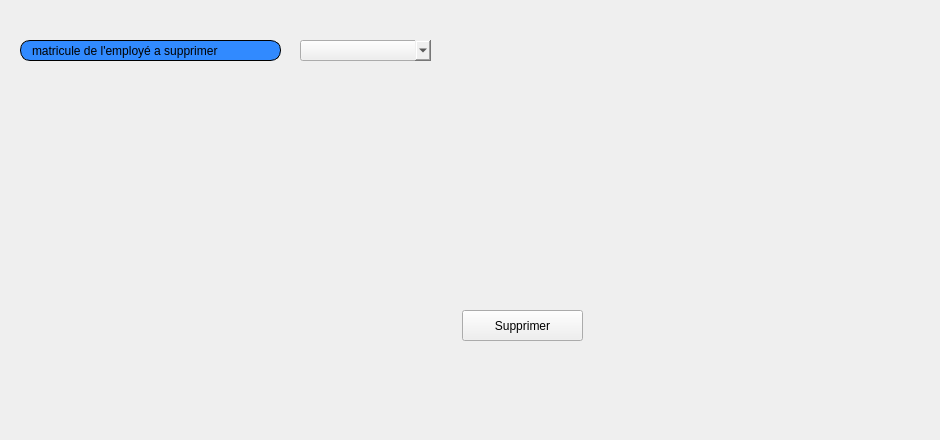
     <widget class="QWidget" name="tab_15">
      <attribute name="title">
       <string>Supprimer</string>
      </attribute>
      <widget class="QLabel" name="label_20">
       <property name="geometry">
        <rect>
         <x>20</x>
         <y>40</y>
         <width>261</width>
         <height>21</height>
        </rect>
       </property>
       <property name="styleSheet">
        <string notr="true">border: 1px solid black;
border-radius: 10px;
padding: 0 8px;
background: #318aff;
font: bold, &quot;Arial&quot;;;
text-align:center;
</string>
       </property>
       <property name="text">
        <string>matricule de l'employé a supprimer</string>
       </property>
      </widget>
      <widget class="QPushButton" name="supprimer_employe">
       <property name="geometry">
        <rect>
         <x>462</x>
         <y>310</y>
         <width>121</width>
         <height>31</height>
        </rect>
       </property>
       <property name="styleSheet">
        <string notr="true">


#supprimer_employe{
font: bold, &quot;Arial&quot;;;     background-color: qlineargradient(x1: 0, y1: 0, x2: 0, y2: 1,
                                       stop: 0 #dadbde, stop: 1 #f6f7fa);
}
#supprimer_employe:pressed {
font: bold, &quot;Arial&quot;;;     background-color: qlineargradient(x1: 0, y1: 0, x2: 0, y2: 1,
                                       stop: 0 #dadbde, stop: 1 #fff07b);


}</string>
       </property>
       <property name="text">
        <string>Supprimer</string>
       </property>
       <property name="icon">
        <iconset resource="ressources.qrc">
         <normaloff>:/images/img/PP.png</normaloff>:/images/img/PP.png</iconset>
       </property>
      </widget>
      <widget class="QComboBox" name="comboBox__supprimer_employe">
       <property name="geometry">
        <rect>
         <x>300</x>
         <y>40</y>
         <width>151</width>
         <height>21</height>
        </rect>
       </property>
       <property name="styleSheet">
        <string notr="true">QComboBox {
    margin-right: 20px;
}
QComboBox::drop-down {
    subcontrol-origin: margin;
}</string>
       </property>
      </widget>
      <widget class="QLabel" name="label_34">
       <property name="geometry">
        <rect>
         <x>-210</x>
         <y>-20</y>
         <width>931</width>
         <height>431</height>
        </rect>
       </property>
       <property name="text">
        <string/>
       </property>
       <property name="pixmap">
        <pixmap resource="ressources.qrc">:/images/img/imf.jpg</pixmap>
       </property>
       <property name="scaledContents">
        <bool>true</bool>
       </property>
      </widget>
      <zorder>label_34</zorder>
      <zorder>label_20</zorder>
      <zorder>supprimer_employe</zorder>
      <zorder>comboBox__supprimer_employe</zorder>
     </widget>
